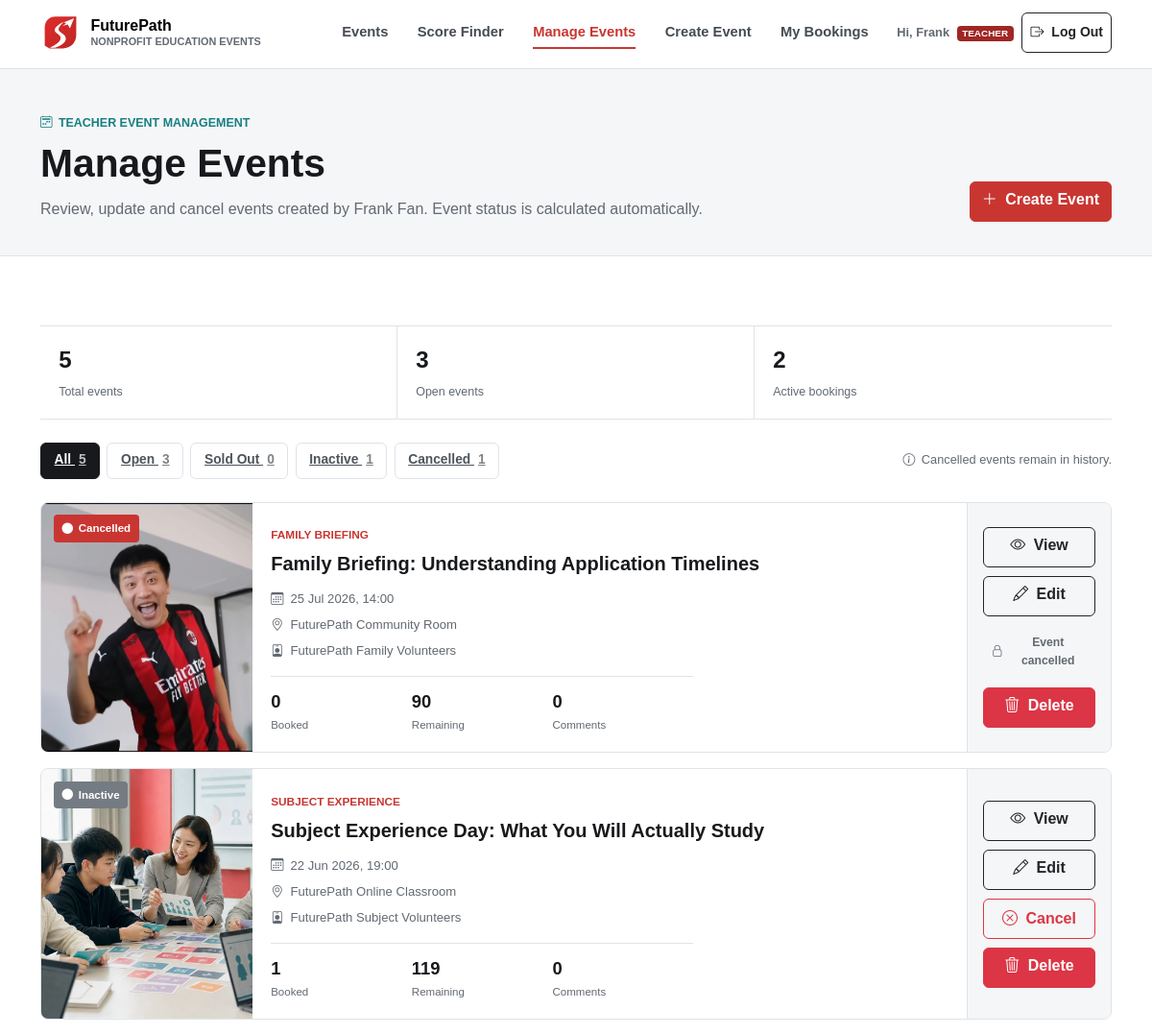
Before: /events/manage (signed in, upper part) with the older database file.
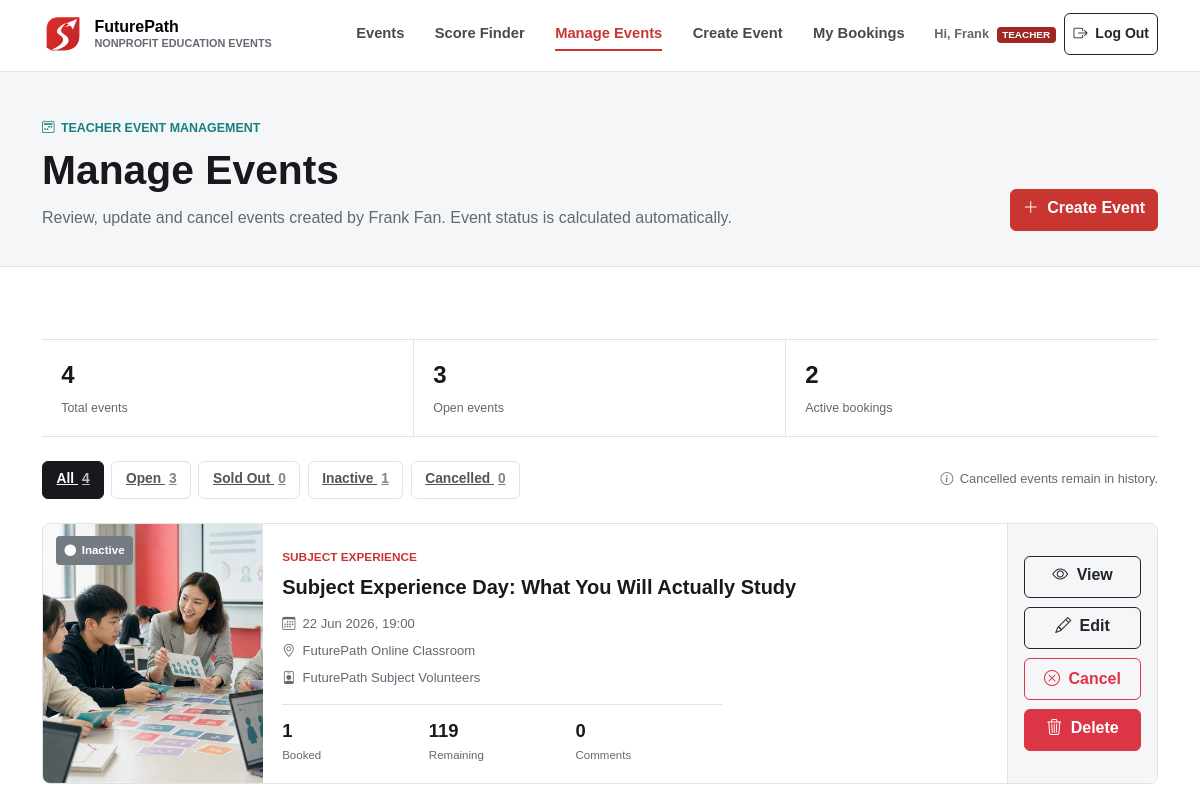
After: the same page with the newer database file.
### futurepath/models.py (models this page shows, shortened)
class Event(db.Model):
    id = db.Column(db.Integer, primary_key=True)
    title = db.Column(db.String(160), nullable=False)
    summary = db.Column(db.String(260), nullable=False)
    description = db.Column(db.Text, nullable=False)
    image_filename = db.Column(db.String(255), nullable=False, default="futurepath-hero.jpg")
    image_is_upload = db.Column(db.Boolean, nullable=False, default=False)
    event_date = db.Column(db.Date, nullable=False, index=True)
    start_time = db.Column(db.Time, nullable=False)
    end_time = db.Column(db.Time, nullable=False)
    venue = db.Column(db.String(180), nullable=False)
    presenter = db.Column(db.String(140), nullable=False)
    capacity = db.Column(db.Integer, nullable=False)
    price = db.Column(db.Numeric(8, 2), nullable=False, default=Decimal("0.00"))
    min_score = db.Column(db.Integer, nullable=False, default=0)
    max_score = db.Column(db.Integer, nullable=False, default=750)
    cancelled = db.Column(db.Boolean, nullable=False, default=False)
    created_at = db.Column(db.DateTime, nullable=False, default=datetime.now)
    updated_at = db.Column(db.DateTime, nullable=False, default=datetime.now, onupdate=datetime.now)
    owner_id = db.Column(db.Integer, db.ForeignKey("user.id"), nullable=False)
    category_id = db.Column(db.Integer, db.ForeignKey("category.id"), nullable=False)
    owner = db.relationship("User", back_populates="events")
    category = db.relationship("Category", back_populates="events")
    bookings = db.relationship("Booking", back_populates="event", cascade="all, delete-orphan")
    comments = db.relationship(
        "Comment",
        back_populates="event",
        cascade="all, delete-orphan",
        order_by="Comment.posted_at.desc()",
    )
    @property
    def booked_quantity(self):
        return sum(booking.quantity for booking in self.bookings if not booking.is_cancelled)
    @property
    def remaining_places(self):
        return max(self.capacity - self.booked_quantity, 0)
    @property
    def status(self):
        if self.cancelled:
            return "Cancelled"
        if self.event_date < date.today():
            return "Inactive"
        if self.remaining_places == 0:
            return "Sold Out"
        return "Open"
    @property
    def status_class(self):
        return self.status.lower().replace(" ", "-")
    @property
    def image_path(self):
        folder = "uploads" if self.image_is_upload else "img"
        return f"{folder}/{self.image_filename}"

class Category(db.Model):
    id = db.Column(db.Integer, primary_key=True)
    name = db.Column(db.String(80), unique=True, nullable=False)
    slug = db.Column(db.String(80), unique=True, nullable=False, index=True)
    events = db.relationship("Event", back_populates="category")

class Booking(db.Model):
    __table_args__ = (
        db.UniqueConstraint("user_id", "event_id", name="uq_booking_user_event"),
    )
    id = db.Column(db.Integer, primary_key=True)
    reference = db.Column(db.String(40), unique=True, nullable=False, index=True)
    quantity = db.Column(db.Integer, nullable=False)
    unit_price = db.Column(db.Numeric(8, 2), nullable=False, default=Decimal("0.00"))
    booked_at = db.Column(db.DateTime, nullable=False, default=datetime.now)
    cancelled_at = db.Column(db.DateTime, nullable=True)
    user_id = db.Column(db.Integer, db.ForeignKey("user.id"), nullable=False)
    event_id = db.Column(db.Integer, db.ForeignKey("event.id"), nullable=False)
    user = db.relationship("User", back_populates="bookings")
    event = db.relationship("Event", back_populates="bookings")
    @property
    def is_cancelled(self):
        return self.cancelled_at is not None

### futurepath/views.py (the view)
@main_bp.route("/events/manage")
@login_required
def manage_events():
    require_teacher()
    status_filter = request.args.get("status", "").strip()
    allowed_statuses = {"open", "sold-out", "inactive", "cancelled"}
    if status_filter not in allowed_statuses:
        status_filter = ""
    statement = (
        db.select(Event)
        .where(Event.owner_id == current_user.id)
        .order_by(Event.updated_at.desc(), Event.event_date.desc())
    )
    all_events = db.session.scalars(statement).all()
    status_counts = {
        status: sum(event.status_class == status for event in all_events)
        for status in allowed_statuses
    }
    managed_events = (
        [event for event in all_events if event.status_class == status_filter]
        if status_filter
        else all_events
    )
    return render_template(
        "manage_events.html",
        events=managed_events,
        total_events=len(all_events),
        open_events=status_counts["open"],
        active_bookings=sum(event.booked_quantity for event in all_events),
        status_counts=status_counts,
        status_filter=status_filter,
        cancel_form=EmptyForm(),
    )

### futurepath/models.py (called while the page is built)
    @property
    def full_name(self):
        return f"{self.first_name} {self.last_name}"

    @property
    def is_teacher(self):
        return self.role == "teacher"

    @property
    def role_label(self):
        return "Teacher" if self.is_teacher else "Student"

### futurepath/views.py (called while the page is built)
def require_teacher():
    if not current_user.is_teacher:
        abort(403)

### futurepath/templates/manage_events.html (shortened to what the changed rows need)
{% extends "base.html" %}
{% block content %}
  <section class="page-hero compact">
    <div class="container">
      <div class="management-hero">
        <div>
          <h1>Manage Events</h1>
        </div>
      </div>
    </div>
  </section>
  <section class="section-space">
    <div class="container">
      <div class="summary-strip" aria-label="Event management summary">
        <div class="summary-item"><strong>{{ total_events }}</strong><span>Total events</span></div>
      </div>
      <div class="management-toolbar">
        <div class="filter-bar" aria-label="Filter managed events by status">
          <a class="filter-btn {{ 'active' if not status_filter }}" href="{{ url_for('main.manage_events') }}">All <span>{{ total_events }}</span></a>
          {% for value, label in [('open', 'Open'), ('sold-out', 'Sold Out'), ('inactive', 'Inactive'), ('cancelled', 'Cancelled')] %}
            <a class="filter-btn {{ 'active' if status_filter == value }}" href="{{ url_for('main.manage_events', status=value) }}">{{ label }} <span>{{ status_counts[value] }}</span></a>
          {% endfor %}
        </div>
      </div>
      {% if events %}
        <div class="managed-event-list">
          {% for event in events %}
            <article class="managed-event-record">
              <a class="managed-event-image" href="{{ url_for('main.event_detail', event_id=event.id) }}" aria-label="View {{ event.title }}">
                <img src="{{ url_for('static', filename=event.image_path) }}" alt="">
                <span class="status-badge {{ event.status_class }}"><i class="bi bi-circle-fill"></i> {{ event.status }}</span>
              </a>
              <div class="managed-event-main">
                <span class="event-category">{{ event.category.name|upper }}</span>
                <h2><a href="{{ url_for('main.event_detail', event_id=event.id) }}">{{ event.title }}</a></h2>
                <div class="managed-event-facts">
                  <span><i class="bi bi-calendar3"></i> {{ event.event_date.strftime('%d %b %Y') }}, {{ event.start_time.strftime('%H:%M') }}</span>
                  <span><i class="bi bi-geo-alt"></i> {{ event.venue }}</span>
                  <span><i class="bi bi-person-badge"></i> {{ event.presenter }}</span>
                </div>
                <div class="managed-event-metrics" aria-label="{{ event.title }} statistics">
                  <div><strong>{{ event.booked_quantity }}</strong><span>Booked</span></div>
                  <div><strong>{{ event.remaining_places }}</strong><span>Remaining</span></div>
                  <div><strong>{{ event.comments|length }}</strong><span>Comments</span></div>
                </div>
              </div>
              <div class="managed-event-actions">
                <a class="btn btn-outline-dark" href="{{ url_for('main.event_detail', event_id=event.id) }}"><i class="bi bi-eye me-1"></i> View</a>
                <a class="btn btn-outline-dark" href="{{ url_for('main.edit_event', event_id=event.id) }}"><i class="bi bi-pencil me-1"></i> Edit</a>
                {% if event.status != 'Cancelled' %}
                  <form method="post" action="{{ url_for('main.cancel_event', event_id=event.id) }}">
                    <button class="btn btn-outline-danger" type="submit"><i class="bi bi-x-circle me-1"></i> Cancel</button>
                  </form>
                {% else %}
                  <span class="managed-event-closed"><i class="bi bi-lock"></i> Event cancelled</span>
                {% endif %}
                <a class="btn btn-danger" href="{{ url_for('main.delete_event', event_id=event.id) }}"><i class="bi bi-trash3 me-1"></i> Delete</a>
              </div>
            </article>
          {% endfor %}
        </div>
      {% endif %}
    </div>
  </section>
{% endblock %}

Changed rows visible on the page:
removed Event: image_is_upload+image_filename (picture), status "Cancelled", category.name "FAMILY BRIEFING", title "Family Briefing: Understanding Application Timelines", event_date "25 Jul 2026", start_time "14:00", venue "FuturePath Community Room", presenter "FuturePath Family Volunteers", booked_quantity "0", remaining_places "90", comments|length "0", shows "Event cancelled"
Other visible differences:
{{ total_events }}: "5" → "4"
new list line: "Cancelled 0"
list line gone: "Cancelled 1"
